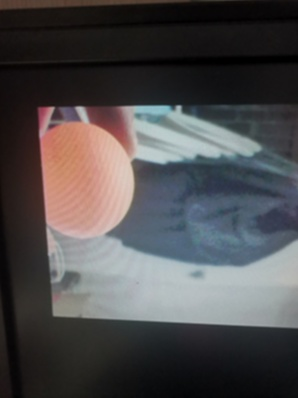
#> input picture Opencv/images/Gaussian_filter_image2.jpg, 298 x 398 px, found by its file name
$ python opencv_08.py
#> lines starting #> are read from the running program, lines starting #| are printed output that depends on the picture; after the words box and inside, x2 and y2 are one past the last pixel; in counts of white or black regions, pixels touching at a corner belong together
import cv2
import numpy as np

# 自定义函数
def my_bgr2hsv(bgr):# bgr转hsv
    B,G,R = bgr
    B,G,R = B/255,G/255,R/255
    bgr_max = max(B,G,R)
    bgr_min = min(B,G,R)
    bgr_c = bgr_max - bgr_min

    H,S,V = 0,0,0
    if(bgr_max == bgr_min):
        H = 0
    elif(bgr_max==R):
        H = 60*(G-B)/bgr_c
    elif(bgr_max==G):
        H = 120+60*(B-R)/bgr_c
    elif(bgr_max==B):
        H = 240+60*(R-G)/bgr_c

    if(H<0):
        H = H+360

    H = np.uint8(H/2)

    if(bgr_max == 0):
        S = 0
    else:
        S = bgr_c/bgr_max
    S = np.uint8(S*255)

    V = np.uint8(bgr_max*255)
    return [H,S,V]

lower = [4, 64, 156]    # 适用于橙色乒乓球4<=h<=32
upper = [32, 150, 255]
lower1 = np.array([4, 64, 156])     # 适用于橙色乒乓球4<=h<=32
upper1 = np.array([32, 150, 255])

frame = cv2.imread(r'F:\vscode\python\python_learning\Opencv\images\Gaussian_filter_image2.jpg')
#> frame is the input picture: shape (398, 298, 3); mean B, G, R 76.2, 75, 77
hsv_frame_b = cv2.cvtColor(frame,cv2.COLOR_BGR2HSV)
#> hsv_frame_b: shape (398, 298, 3); mean H, S, V 74.9, 49.7, 84.5

Higth,width,_ = frame.shape
#> Higth = 398; width = 298
print(Higth,width)
#| 398 298
hsv_frame = []
binary = []
for i in range(Higth):
    item = []
    bin_itrm=[]
    for j in range(width):
        B,G,R = frame[i,j]
        hsv = my_bgr2hsv([B,G,R])
        item =item + [hsv]
        if((hsv[0] < upper[0]) & (hsv[1] < upper[1]) & (hsv[2] < upper[2])):
            if((hsv[0] > lower[0]) & (hsv[1] > lower[1]) & (hsv[2] > lower[2])):
                bi = [np.uint8(0)]
            else:
                bi=[np.uint8(255)]
        else:
            bi=[np.uint8(255)]
        bin_itrm = bin_itrm+bi

    hsv_frame = hsv_frame+[item]
    binary = binary + [bin_itrm]

hsv_frame = np.array(hsv_frame)
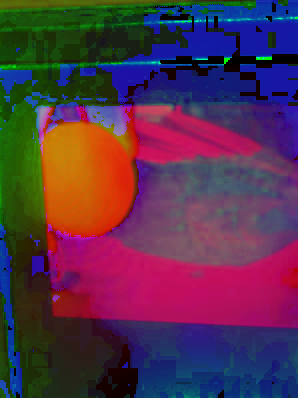
#> hsv_frame: shape (398, 298, 3); mean of channels 0, 1, 2 74.6, 49.2, 84.5; drawn as B, G, R
binary = np.array(binary)
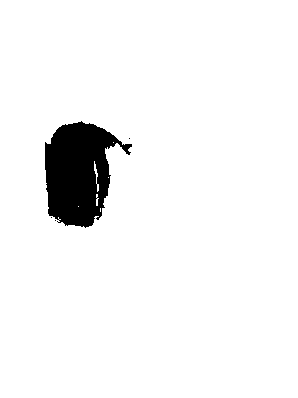
#> binary: shape (398, 298); 95.1% white; 4 black regions (3 under 20 px), largest, box (x1, y1, x2, y2) and area: (45, 121, 132, 228) 5829

imgMask_b = cv2.inRange(hsv_frame_b, lower1, upper1)     # 获取遮罩
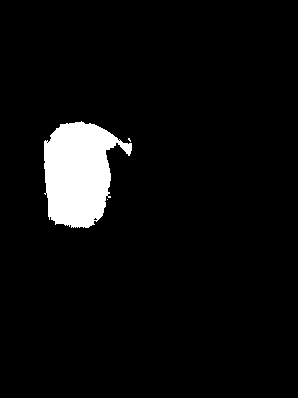
#> imgMask_b: shape (398, 298); 5.3% white; 3 white regions (2 under 20 px), largest, box (x1, y1, x2, y2) and area: (44, 121, 132, 228) 6257
imgOutput_b = cv2.bitwise_and(frame, frame, mask=imgMask_b)
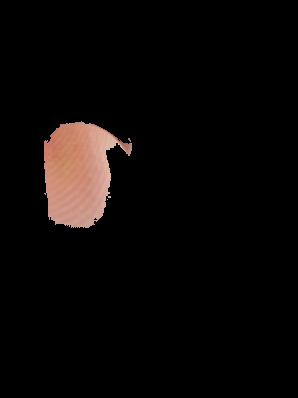
#> imgOutput_b: shape (398, 298, 3); mean B, G, R 6.7, 7.7, 10.9

while True:
    cv2.imshow('Frame',frame)
    cv2.imshow('HSV_Frame',hsv_frame)
    cv2.imshow('binary',binary)
    cv2.imshow('hsv_frame_b',hsv_frame_b)
    cv2.imshow('imgOutput_b',imgOutput_b)
    cv2.imwrite(r'F:\vscode\python\python_learning\Opencv\images\binary2.jpg',binary)
    key = cv2.waitKey(1)
#> (key Esc is pressed here)
    if(key == 27):
        break

cv2.destroyAllWindows()

$ run again, with Opencv/images/bol.jpg copied over Opencv/images/Gaussian_filter_image2.jpg
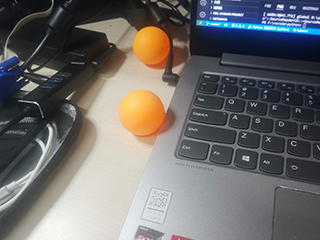
#> input picture Opencv/images/bol.jpg, 320 x 240 px, found by its file name
#> frame is the input picture: shape (240, 320, 3); mean B, G, R 106.8, 107.1, 108.3
#> hsv_frame_b: shape (240, 320, 3); mean H, S, V 76.9, 50.5, 119.2
#| 240 320
#> `binary = np.array(binary)`:
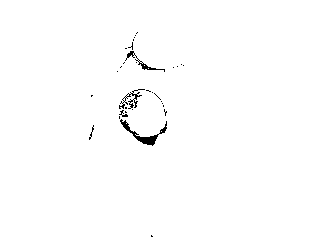
#> binary: shape (240, 320); 99.2% white; 32 black regions (27 under 20 px), largest, box (x1, y1, x2, y2) and area: (120, 119, 167, 146) 268, (119, 89, 145, 109) 136, (125, 51, 165, 72) 117, (119, 110, 128, 117) 26, (89, 125, 94, 140) 21
#> `imgMask_b = cv2.inRange(hsv_frame_b, lower1, upper1)`:
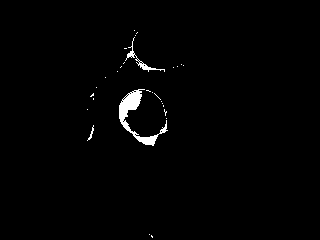
#> imgMask_b: shape (240, 320); 1.2% white; 29 white regions (26 under 20 px), largest, box (x1, y1, x2, y2) and area: (119, 89, 168, 146) 682, (125, 37, 165, 72) 156, (87, 125, 94, 141) 30
